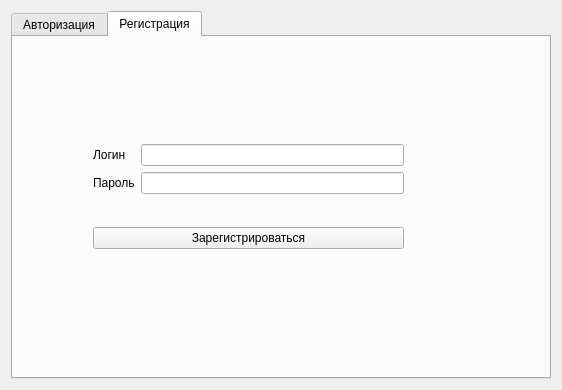
<?xml version="1.0" encoding="UTF-8"?>
<ui version="4.0">
 <class>AuthorisationWindow</class>
 <widget class="QDialog" name="AuthorisationWindow">
  <property name="geometry">
   <rect>
    <x>0</x>
    <y>0</y>
    <width>562</width>
    <height>390</height>
   </rect>
  </property>
  <property name="sizePolicy">
   <sizepolicy hsizetype="Maximum" vsizetype="Maximum">
    <horstretch>0</horstretch>
    <verstretch>0</verstretch>
   </sizepolicy>
  </property>
  <property name="windowTitle">
   <string>Dialog</string>
  </property>
  <layout class="QHBoxLayout" name="horizontalLayout">
   <item>
    <widget class="QTabWidget" name="tabWidget">
     <property name="toolTip">
      <string>&lt;html&gt;&lt;head/&gt;&lt;body&gt;&lt;p&gt;&lt;br/&gt;&lt;/p&gt;&lt;/body&gt;&lt;/html&gt;</string>
     </property>
     <property name="currentIndex">
      <number>1</number>
     </property>
     <widget class="QWidget" name="tabWidgetPage1">
      <attribute name="title">
       <string>Авторизация</string>
      </attribute>
      <widget class="QWidget" name="layoutWidget">
       <property name="geometry">
        <rect>
         <x>90</x>
         <y>80</y>
         <width>311</width>
         <height>161</height>
        </rect>
       </property>
       <layout class="QVBoxLayout" name="verticalLayout">
        <item>
         <layout class="QGridLayout" name="gridLayout">
          <item row="0" column="0">
           <widget class="QLabel" name="loginLabel">
            <property name="text">
             <string>Логин</string>
            </property>
           </widget>
          </item>
          <item row="0" column="1">
           <widget class="QLineEdit" name="loginLineEdit"/>
          </item>
          <item row="1" column="0">
           <widget class="QLabel" name="passwordLabel">
            <property name="text">
             <string>Пароль</string>
            </property>
           </widget>
          </item>
          <item row="1" column="1">
           <widget class="QLineEdit" name="passwordLineEdit">
            <property name="echoMode">
             <enum>QLineEdit::Password</enum>
            </property>
           </widget>
          </item>
         </layout>
        </item>
        <item>
         <widget class="QPushButton" name="pushButton">
          <property name="text">
           <string>Авторизоваться</string>
          </property>
         </widget>
        </item>
       </layout>
      </widget>
     </widget>
     <widget class="QWidget" name="tab">
      <attribute name="title">
       <string>Регистрация</string>
      </attribute>
      <widget class="QWidget" name="layoutWidget">
       <property name="geometry">
        <rect>
         <x>80</x>
         <y>80</y>
         <width>311</width>
         <height>161</height>
        </rect>
       </property>
       <layout class="QVBoxLayout" name="verticalLayout_2">
        <item>
         <layout class="QGridLayout" name="gridLayout_2">
          <item row="0" column="0">
           <widget class="QLabel" name="loginLabel2">
            <property name="text">
             <string>Логин</string>
            </property>
           </widget>
          </item>
          <item row="0" column="1">
           <widget class="QLineEdit" name="loginLineEdit_2"/>
          </item>
          <item row="1" column="0">
           <widget class="QLabel" name="passwordLabel2">
            <property name="text">
             <string>Пароль</string>
            </property>
           </widget>
          </item>
          <item row="1" column="1">
           <widget class="QLineEdit" name="passwordLineEdit_2">
            <property name="inputMask">
             <string/>
            </property>
            <property name="echoMode">
             <enum>QLineEdit::Password</enum>
            </property>
           </widget>
          </item>
         </layout>
        </item>
        <item>
         <widget class="QPushButton" name="registrationPushButton">
          <property name="text">
           <string>Зарегистрироваться</string>
          </property>
         </widget>
        </item>
       </layout>
      </widget>
     </widget>
    </widget>
   </item>
  </layout>
 </widget>
 <resources/>
 <connections/>
</ui>
